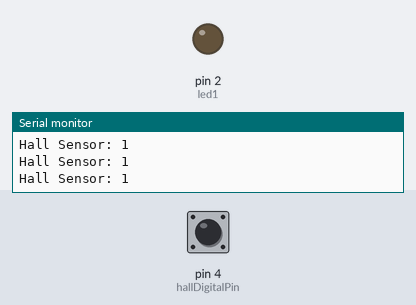
Recording of a sketch running on a simulated Arduino Uno, built with avr-gcc and run on an emulated ATmega328P. Parts: output pins drawn as LEDs (lit = HIGH), the last lines printed to the serial monitor. Inputs (shaded band) come from the test bench; at power-on: pin 4 (hallDigitalPin) HIGH.

Above: at 1.2 s.
1.3 s: pin 4 (hallDigitalPin) pulled LOW for 0.15 s
At 1.37 s:
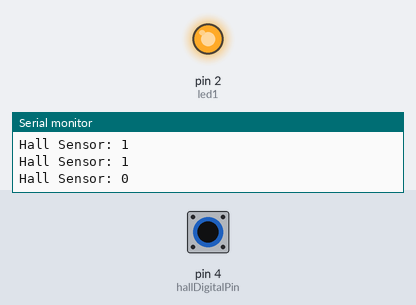
2.9 s: pin 4 (hallDigitalPin) pulled LOW for 3.2 s
At 6.6 s:
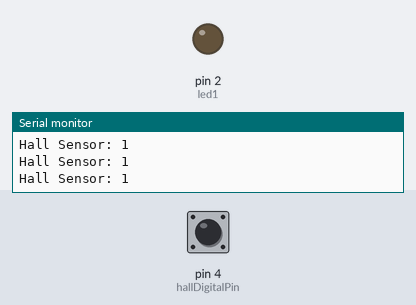
Timing chart, 0 to 8.1 s (numbered marks = the images above; inputs shaded):
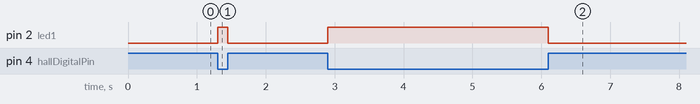

The sketch:

HallEffect.ino
```cpp
// Pin Definitions
const int hallDigitalPin = 4;  // Hall sensor output pin
const int led1 = 2;            // LED pin

void setup() {
  pinMode(hallDigitalPin, INPUT_PULLUP);  // Internal pull-up for stable input
  pinMode(led1, OUTPUT);
  Serial.begin(9600);  // Faster Serial communication
}

void loop() {
  static unsigned long lastPrintTime = 0; // Track last print time
  int hallDigital = digitalRead(hallDigitalPin);  // Read sensor state

  // LED Control - Turn ON when magnet is detected
  digitalWrite(led1, (hallDigital == LOW) ? HIGH : LOW);

  // Limit Serial Output to every 10ms to prevent flooding
  if (millis() - lastPrintTime > 10) {
    Serial.print("Hall Sensor: ");
    Serial.println(hallDigital);
    lastPrintTime = millis();
  }
}
```

Measured:
- after the input at 1.3 s, pin 2 (led1): LOW → HIGH at once, → LOW 0.15 s later
- after the input at 2.9 s, pin 2 (led1): LOW → HIGH at once, → LOW 3.2 s later
